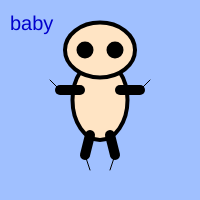
Frame 1 (no input)
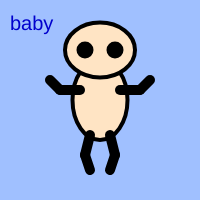
Frame 60 (no input)
Frame 120 (the mouse pressed at the canvas centre since frame 60): identical to frame 60, image omitted

The p5.js sketch that drew these frames (run headless with seeded random() and noise() and a simulated clock; from frame 60 on, the mouse is pressed at the canvas centre):

// p5.js sketch
// ── sketch.js
// 最終課題を制作しよう

let x,y,c,cv,d,e,f;
function setup(){
  createCanvas(200,200);
  background(160,192,255);
  reset();
  c=80; d=80; e=90;f=110;
}

function reset(){
  c=79;d=79;e=89;f=109;
}

function keyPressed(){
  if(key==" "){reset();}
}

function draw(){
hand();
  strokeWeight(4);
  fill(255,228,196);
  ellipse(100,100,55,80);
  ellipse(100,50,70,55);
  fill(0);
  strokeWeight(2);
  ellipse(85,50,15);
  ellipse(115,50,15);
  strokeWeight(10);
  line(60,90,80,90);
  line(120,90,140,90);
  line(90,135,85,155);
  line(110,135,115,155);
  textSize(20); fill(0,0,205);
  text('baby',10,30);

  heart(x,y,10);



function heart(a,b,d){
push();
noStroke();
fill(255,0,0);
ellipse(a,b,d);
ellipse(a+d,b,d);
triangle(a-d/2,b,a+d/2,b+d,a+d/2*3,b);
pop();
}}

function mouseClicked(){
  x=mouseX;
  y=mouseY;
}


function hand(){
  background(160,192,255);
  line(50,c,60,90);
  line(150,d,140,90);
  line(85,155,e,170);
  line(115,155,f,170);
  if(x<=55&&x>=45&&y<=85&&y>=70){c+=1;}
   if(x<=155&&x>=145&&y>=70&&y<=85){d+=1;}
  if(x<=80&&x>=70&&y>=90&&y<=130){c+=1;e-=1;}
  if(x<=120&&x>=110&&y<=130&&y>=90){d+=1;f+=1;}
  c=constrain(c,80,100);
  d=constrain(d,80,100);
  e=constrain(e,70,90);
  f=constrain(f,110,130);
}
